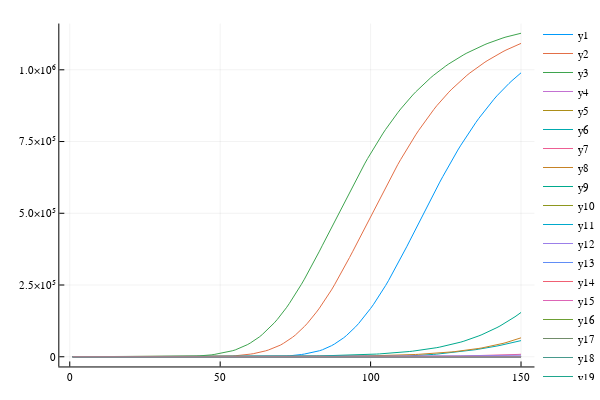

This figure's notebook cell:
### Code cell
plot(plotdata)

### Figure 1 — Plotly figure (JSON) as saved in the notebook; plotly's stock layout.template omitted (floating-point values rounded to 4 significant figures; data arrays with more than 128 entries replaced by an {"elided": "..."} marker saying what was removed)
{"data": [{"colorbar": {"title": ""}, "legendgroup": "y1", "line": {"color": "rgba(0, 154, 250, 1.000)", "dash": "solid", "shape": "linear", "width": 1}, "mode": "lines", "name": "y1", "showlegend": true, "type": "scatter", "x": {"elided": "150 int values"}, "xaxis": "x1", "y": {"elided": "150 float values"}, "yaxis": "y1", "zmax": null, "zmin": null}, {"colorbar": {"title": ""}, "legendgroup": "y2", "line": {"color": "rgba(227, 111, 71, 1.000)", "dash": "solid", "shape": "linear", "width": 1}, "mode": "lines", "name": "y2", "showlegend": true, "type": "scatter", "x": {"elided": "150 int values"}, "xaxis": "x1", "y": {"elided": "150 float values"}, "yaxis": "y1", "zmax": null, "zmin": null}, {"colorbar": {"title": ""}, "legendgroup": "y3", "line": {"color": "rgba(62, 164, 78, 1.000)", "dash": "solid", "shape": "linear", "width": 1}, "mode": "lines", "name": "y3", "showlegend": true, "type": "scatter", "x": {"elided": "150 int values"}, "xaxis": "x1", "y": {"elided": "150 float values"}, "yaxis": "y1", "zmax": null, "zmin": null}, {"colorbar": {"title": ""}, "legendgroup": "y4", "line": {"color": "rgba(195, 113, 210, 1.000)", "dash": "solid", "shape": "linear", "width": 1}, "mode": "lines", "name": "y4", "showlegend": true, "type": "scatter", "x": {"elided": "150 int values"}, "xaxis": "x1", "y": {"elided": "150 float values"}, "yaxis": "y1", "zmax": null, "zmin": null}, {"colorbar": {"title": ""}, "legendgroup": "y5", "line": {"color": "rgba(172, 142, 24, 1.000)", "dash": "solid", "shape": "linear", "width": 1}, "mode": "lines", "name": "y5", "showlegend": true, "type": "scatter", "x": {"elided": "150 int values"}, "xaxis": "x1", "y": {"elided": "150 float values"}, "yaxis": "y1", "zmax": null, "zmin": null}, {"colorbar": {"title": ""}, "legendgroup": "y6", "line": {"color": "rgba(0, 170, 174, 1.000)", "dash": "solid", "shape": "linear", "width": 1}, "mode": "lines", "name": "y6", "showlegend": true, "type": "scatter", "x": {"elided": "150 int values"}, "xaxis": "x1", "y": {"elided": "150 float values"}, "yaxis": "y1", "zmax": null, "zmin": null}, {"colorbar": {"title": ""}, "legendgroup": "y7", "line": {"color": "rgba(237, 94, 147, 1.000)", "dash": "solid", "shape": "linear", "width": 1}, "mode": "lines", "name": "y7", "showlegend": true, "type": "scatter", "x": {"elided": "150 int values"}, "xaxis": "x1", "y": {"elided": "150 float values"}, "yaxis": "y1", "zmax": null, "zmin": null}, {"colorbar": {"title": ""}, "legendgroup": "y8", "line": {"color": "rgba(198, 130, 37, 1.000)", "dash": "solid", "shape": "linear", "width": 1}, "mode": "lines", "name": "y8", "showlegend": true, "type": "scatter", "x": {"elided": "150 int values"}, "xaxis": "x1", "y": {"elided": "150 float values"}, "yaxis": "y1", "zmax": null, "zmin": null}, {"colorbar": {"title": ""}, "legendgroup": "y9", "line": {"color": "rgba(0, 169, 141, 1.000)", "dash": "solid", "shape": "linear", "width": 1}, "mode": "lines", "name": "y9", "showlegend": true, "type": "scatter", "x": {"elided": "150 int values"}, "xaxis": "x1", "y": {"elided": "150 float values"}, "yaxis": "y1", "zmax": null, "zmin": null}, {"colorbar": {"title": ""}, "legendgroup": "y10", "line": {"color": "rgba(142, 151, 30, 1.000)", "dash": "solid", "shape": "linear", "width": 1}, "mode": "lines", "name": "y10", "showlegend": true, "type": "scatter", "x": {"elided": "150 int values"}, "xaxis": "x1", "y": {"elided": "150 float values"}, "yaxis": "y1", "zmax": null, "zmin": null}, {"colorbar": {"title": ""}, "legendgroup": "y11", "line": {"color": "rgba(0, 169, 204, 1.000)", "dash": "solid", "shape": "linear", "width": 1}, "mode": "lines", "name": "y11", "showlegend": true, "type": "scatter", "x": {"elided": "150 int values"}, "xaxis": "x1", "y": {"elided": "150 float values"}, "yaxis": "y1", "zmax": null, "zmin": null}, {"colorbar": {"title": ""}, "legendgroup": "y12", "line": {"color": "rgba(155, 127, 233, 1.000)", "dash": "solid", "shape": "linear", "width": 1}, "mode": "lines", "name": "y12", "showlegend": true, "type": "scatter", "x": {"elided": "150 int values"}, "xaxis": "x1", "y": {"elided": "150 float values"}, "yaxis": "y1", "zmax": null, "zmin": null}, {"colorbar": {"title": ""}, "legendgroup": "y13", "line": {"color": "rgba(97, 141, 246, 1.000)", "dash": "solid", "shape": "linear", "width": 1}, "mode": "lines", "name": "y13", "showlegend": true, "type": "scatter", "x": {"elided": "150 int values"}, "xaxis": "x1", "y": {"elided": "150 float values"}, "yaxis": "y1", "zmax": null, "zmin": null}, {"colorbar": {"title": ""}, "legendgroup": "y14", "line": {"color": "rgba(240, 96, 115, 1.000)", "dash": "solid", "shape": "linear", "width": 1}, "mode": "lines", "name": "y14", "showlegend": true, "type": "scatter", "x": {"elided": "150 int values"}, "xaxis": "x1", "y": {"elided": "150 float values"}, "yaxis": "y1", "zmax": null, "zmin": null}, {"colorbar": {"title": ""}, "legendgroup": "y15", "line": {"color": "rgba(221, 101, 182, 1.000)", "dash": "solid", "shape": "linear", "width": 1}, "mode": "lines", "name": "y15", "showlegend": true, "type": "scatter", "x": {"elided": "150 int values"}, "xaxis": "x1", "y": {"elided": "150 float values"}, "yaxis": "y1", "zmax": null, "zmin": null}, {"colorbar": {"title": ""}, "legendgroup": "y16", "line": {"color": "rgba(108, 159, 51, 1.000)", "dash": "solid", "shape": "linear", "width": 1}, "mode": "lines", "name": "y16", "showlegend": true, "type": "scatter", "x": {"elided": "150 int values"}, "xaxis": "x1", "y": {"elided": "150 float values"}, "yaxis": "y1", "zmax": null, "zmin": null}, {"colorbar": {"title": ""}, "legendgroup": "y17", "line": {"color": "rgba(113, 140, 106, 1.000)", "dash": "solid", "shape": "linear", "width": 1}, "mode": "lines", "name": "y17", "showlegend": true, "type": "scatter", "x": {"elided": "150 int values"}, "xaxis": "x1", "y": {"elided": "150 float values"}, "yaxis": "y1", "zmax": null, "zmin": null}, {"colorbar": {"title": ""}, "legendgroup": "y18", "line": {"color": "rgba(71, 153, 140, 1.000)", "dash": "solid", "shape": "linear", "width": 1}, "mode": "lines", "name": "y18", "showlegend": true, "type": "scatter", "x": {"elided": "150 int values"}, "xaxis": "x1", "y": {"elided": "150 float values"}, "yaxis": "y1", "zmax": null, "zmin": null}, {"colorbar": {"title": ""}, "legendgroup": "y19", "line": {"color": "rgba(31, 166, 141, 1.000)", "dash": "solid", "shape": "linear", "width": 1}, "mode": "lines", "name": "y19", "showlegend": true, "type": "scatter", "x": {"elided": "150 int values"}, "xaxis": "x1", "y": {"elided": "150 float values"}, "yaxis": "y1", "zmax": null, "zmin": null}, {"colorbar": {"title": ""}, "legendgroup": "y20", "line": {"color": "rgba(175, 120, 221, 1.000)", "dash": "solid", "shape": "linear", "width": 1}, "mode": "lines", "name": "y20", "showlegend": true, "type": "scatter", "x": {"elided": "150 int values"}, "xaxis": "x1", "y": {"elided": "150 float values"}, "yaxis": "y1", "zmax": null, "zmin": null}, {"colorbar": {"title": ""}, "legendgroup": "y21", "line": {"color": "rgba(135, 141, 135, 1.000)", "dash": "solid", "shape": "linear", "width": 1}, "mode": "lines", "name": "y21", "showlegend": true, "type": "scatter", "x": {"elided": "150 int values"}, "xaxis": "x1", "y": {"elided": "150 float values"}, "yaxis": "y1", "zmax": null, "zmin": null}, {"colorbar": {"title": ""}, "legendgroup": "y22", "line": {"color": "rgba(71, 161, 102, 1.000)", "dash": "solid", "shape": "linear", "width": 1}, "mode": "lines", "name": "y22", "showlegend": true, "type": "scatter", "x": {"elided": "150 int values"}, "xaxis": "x1", "y": {"elided": "150 float values"}, "yaxis": "y1", "zmax": null, "zmin": null}, {"colorbar": {"title": ""}, "legendgroup": "y23", "line": {"color": "rgba(119, 131, 175, 1.000)", "dash": "solid", "shape": "linear", "width": 1}, "mode": "lines", "name": "y23", "showlegend": true, "type": "scatter", "x": {"elided": "150 int values"}, "xaxis": "x1", "y": {"elided": "150 float values"}, "yaxis": "y1", "zmax": null, "zmin": null}, {"colorbar": {"title": ""}, "legendgroup": "y24", "line": {"color": "rgba(177, 129, 135, 1.000)", "dash": "solid", "shape": "linear", "width": 1}, "mode": "lines", "name": "y24", "showlegend": true, "type": "scatter", "x": {"elided": "150 int values"}, "xaxis": "x1", "y": {"elided": "150 float values"}, "yaxis": "y1", "zmax": null, "zmin": null}], "layout": {"annotations": [], "height": 400, "legend": {"bgcolor": "rgba(255, 255, 255, 1.000)", "bordercolor": "rgba(0, 0, 0, 1.000)", "font": {"color": "rgba(0, 0, 0, 1.000)", "family": "sans-serif", "size": 11}, "tracegroupgap": 0, "x": 1, "y": 1}, "margin": {"b": 20, "l": 0, "r": 0, "t": 20}, "paper_bgcolor": "rgba(255, 255, 255, 1.000)", "plot_bgcolor": "rgba(255, 255, 255, 1.000)", "showlegend": true, "width": 600, "xaxis": {"anchor": "y1", "domain": [0.1103, 0.9934], "gridcolor": "rgba(0, 0, 0, 0.100)", "gridwidth": 0.5, "linecolor": "rgba(0, 0, 0, 1.000)", "mirror": false, "range": [-3.47, 154.5], "showgrid": true, "showline": true, "showticklabels": true, "tickangle": 0, "tickcolor": "rgb(0, 0, 0)", "tickfont": {"color": "rgba(0, 0, 0, 1.000)", "family": "sans-serif", "size": 11}, "tickmode": "array", "ticks": "inside", "ticktext": ["0", "50", "100", "150"], "tickvals": [0, 50, 100, 150], "title": "", "titlefont": {"color": "rgba(0, 0, 0, 1.000)", "family": "sans-serif", "size": 15}, "type": "-", "visible": true, "zeroline": false, "zerolinecolor": "rgba(0, 0, 0, 1.000)"}, "yaxis": {"anchor": "x1", "domain": [0.03762, 0.9902], "gridcolor": "rgba(0, 0, 0, 0.100)", "gridwidth": 0.5, "linecolor": "rgba(0, 0, 0, 1.000)", "mirror": false, "range": [-33820.0, 1161000.0], "showgrid": true, "showline": true, "showticklabels": true, "tickangle": 0, "tickcolor": "rgb(0, 0, 0)", "tickfont": {"color": "rgba(0, 0, 0, 1.000)", "family": "sans-serif", "size": 11}, "tickmode": "array", "ticks": "inside", "ticktext": ["0", "2.5×10⁵", "5.0×10⁵", "7.5×10⁵", "1.0×10⁶"], "tickvals": [0, 250000, 500000, 750000, 1000000], "title": "", "titlefont": {"color": "rgba(0, 0, 0, 1.000)", "family": "sans-serif", "size": 15}, "type": "-", "visible": true, "zeroline": false, "zerolinecolor": "rgba(0, 0, 0, 1.000)"}}}
